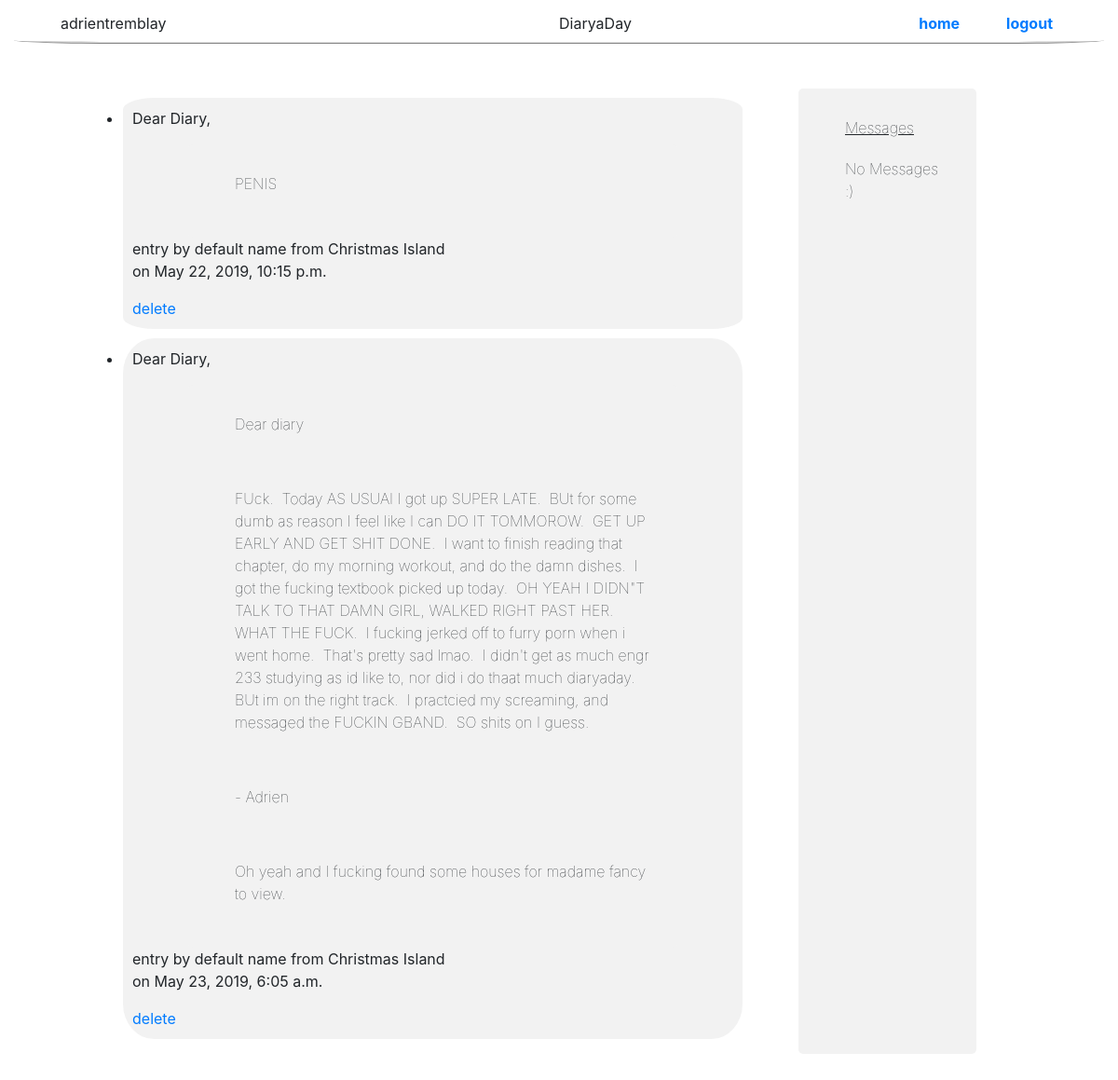
Page /diary/manage/ (signed in) on the earlier database version.
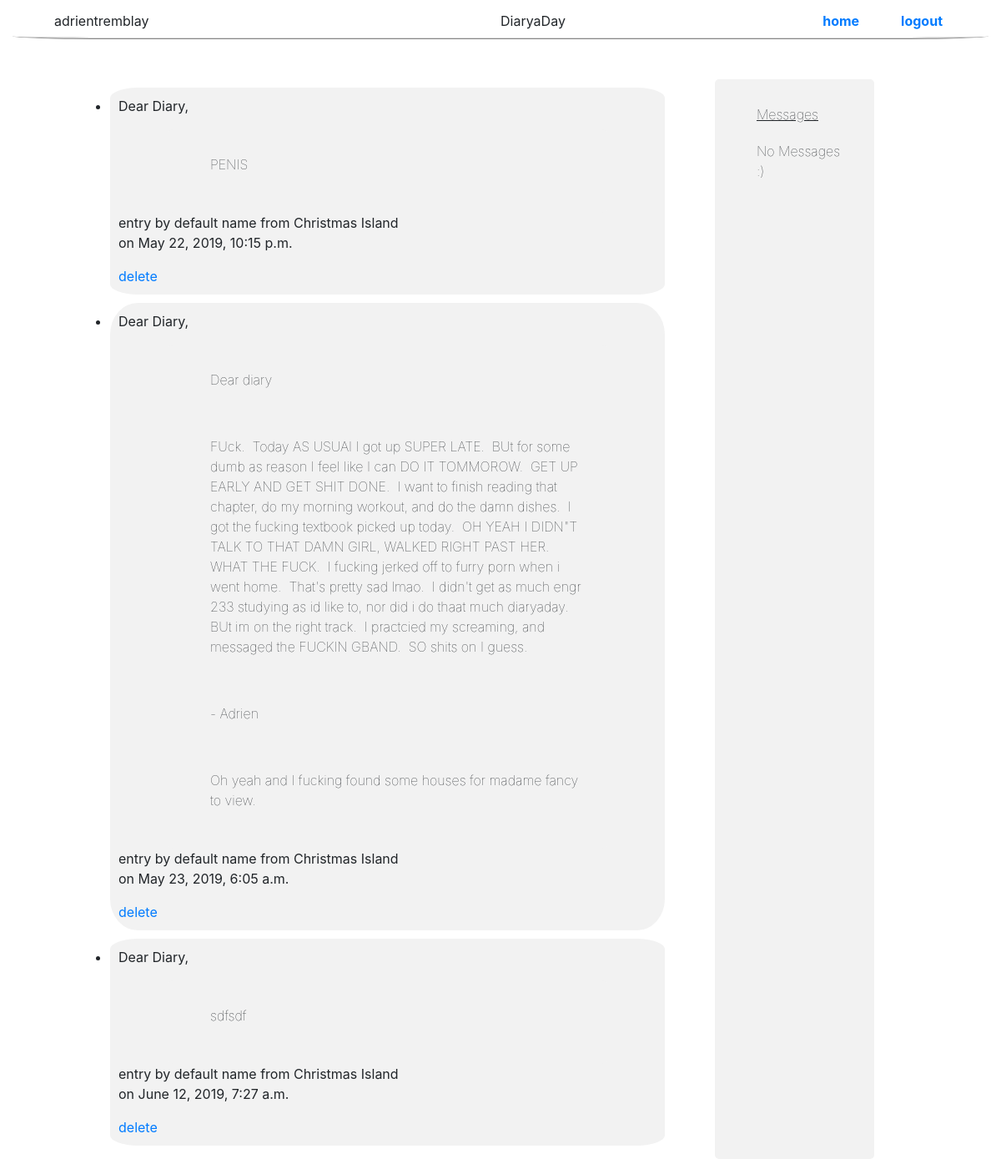
Same page on the later database version.
### diary/models.py (models this page shows, shortened)
class Entry(models.Model):
    contents = RichTextField()
    pub_date = models.DateTimeField("Date Written", default = now)
    essential = models.BooleanField(default = False)
    writer = models.ForeignKey(Writer, on_delete=models.CASCADE)
    objects = EntryManager()
    def __str__(self):
        return self.contents

class Writer(AbstractBaseUser):
    username = models.CharField(max_length=40, unique=True)
    country = CountryField(blank_label='(select country)', default = 'CA')
    name = models.CharField(max_length=100, blank=True) # not required
    USERNAME_FIELD = 'username'
    REQUIRED_FIELDS = ['password']
    objects = BaseUserManager()

### diary/views.py (the view)
# urls.py: path('manage/', views.ManageEntriesView.as_view(), name = "manage"),
class ManageEntriesView(ListView):
    model = Entry
    template_name = "diary/manage.html"
    def get_queryset(self):
        return Entry.objects.filter(writer=self.request.user)

### diary/templates/diary/manage.html (shortened to what this page needs)
{% extends 'base.html' %}
{% block content %}
{% if user.is_authenticated %}
  {% if entry_list %}
    <ul>
        {% for entry in entry_list %}
            <li>
              <div class = "entryDiv">
                {% include "diary/snippets/entry_snip.html" %}
                <a href = "/diary/{{entry.id}}/delete/">delete</a>
              </div>
            </li>
        {% endfor %}
    </ul>
    {% else %}
      <h5> You have no diary entries to show... </h5>
      <a href = "/diary/">go back</a>
    {% endif %}
{% else %}
  <meta http-equiv="REFRESH" content="0;url=/">
{% endif %}
{% endblock %}

### diary/templates/diary/snippets/entry_snip.html
<p>Dear Diary,</p>
<div class = "standardBox">
  {{entry | safe}}
</div>
<p id = "read-label">entry by
  {% if entry.writer.name %}
    {{entry.writer.name}}
  {% else %}
    {{entry.writer.username}}
  {% endif %}
  from {{entry.writer.country.name}} <i class="{{ entry.writer.country.flag_css }}"></i><br \>on {{entry.pub_date}}
</p>

Differences in the rows shown:
added Entry: contents "sdfsdf", writer.name "default name", writer.country.name "Christmas Island", pub_date "June 12, 2019, 7:27 a.m."
